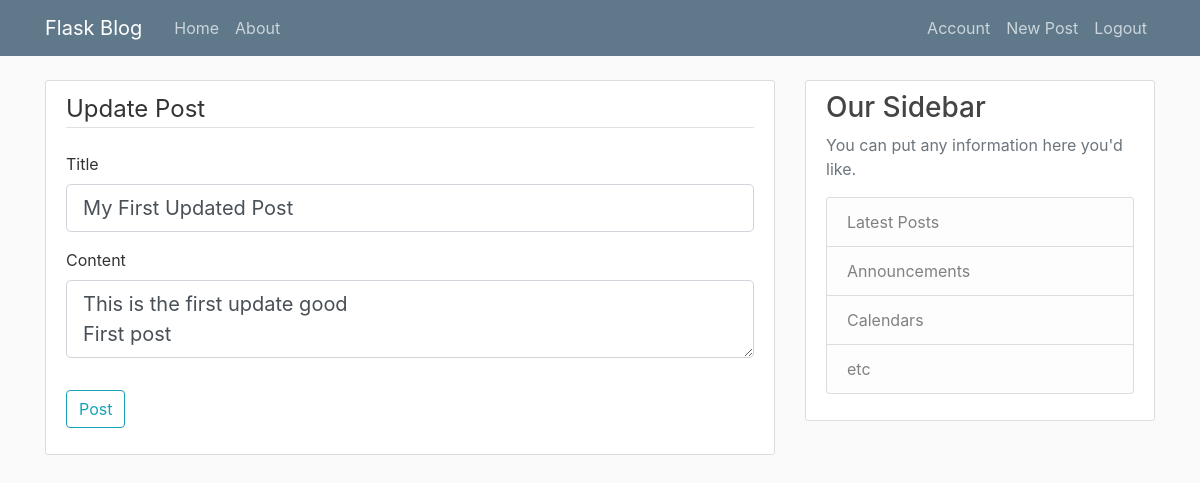
The page /post/1/update (signed in) on the database its author committed.
### Corey_v2_package/flask_app/models.py (models this page shows, shortened)
class Post(db_.Model):
    id = db_.Column(db_.Integer, primary_key=True)
    title = db_.Column(db_.String(100), nullable=False)
    date_posted = db_.Column(db_.DateTime, nullable=False, default=datetime.utcnow)
    content = db_.Column(db_.Text, nullable=False)
    user_id = db_.Column(db_.Integer, db_.ForeignKey('user.id'), nullable=False)

### Corey_v2_package/flask_app/routes.py (the view)
@app_.route("/post/<int:post_id>/update",methods=['GET','POST'])
@login_required
def update_post(post_id):
    post = Post.query.get_or_404(post_id)
    if post.author != current_user:
        abort(403)
    form = PostForm()
    if form.validate_on_submit():
        post.title = form.title.data
        post.content = form.content.data
        db_.session.commit()
        flash('Your post has been updated!', 'success')
        return redirect(url_for('post', post_id=post.id))
    elif request.method == 'GET':
        form.title.data = post.title
        form.content.data = post.content
    return render_template("create_post.html",
                           title='Update Post', form=form,legend='Update Post')

### Corey_v2_package/flask_app/forms.py
class PostForm(FlaskForm):
    title = StringField('Title',validators=[DataRequired()])
    content = TextAreaField('Content', validators=[DataRequired()])
    submit = SubmitField('Post')

### Corey_v2_package/flask_app/models.py (called while the page is built)
@login_manager.user_loader
def load_user(user_id):
    return User.query.get(int(user_id))

### Corey_v2_package/flask_app/templates/create_post.html (shortened to what this page needs)
{% extends "layout.html" %}
{% block content %}
        <div class = "content-section">
        <form method = "POST" action = "">
            <fieldset class = "form-group">
                <legend class = "border-bottom mb-4"> {{ legend }}</legend>
                <div class = "form-group">
                    {{ form.title.label(class="form-control-label")}}
                    {% if form.title.errors %}
                        {{ form.title(class="form-control form-control-lg is-invalid")}}
                    <div class = "invalid-feedback">
                        {% for error in form.title.errors %}
                            <span> {{ error }}</span>
                        {% endfor %}
                    </div>
                    {% else %}
                        {{ form.title(class="form-control form-control-lg")}}
                    {% endif %}
                </div>
                <div class = "form-group">
                    {{ form.content.label(class="form-control-label")}}
                    {% if form.content.errors %}
                        {{ form.content(class="form-control form-control-lg is-invalid")}}
                    <div class = "invalid-feedback">
                        {% for error in form.content.errors %}
                            <span> {{ error }}</span>
                        {% endfor %}
                    </div>
                    {% else %}
                        {{ form.content(class="form-control form-control-lg")}}
                    {% endif %}
                </div>
            </fieldset>
            <div class = "form-group">
            {{ form.submit(class="btn btn-outline-info")}}
            </div>
        </form>
    </div>
{% endblock content %}

### Corey_v2_package/flask_app/static/main.css (style rules this page uses)
body { background: #fafafa; color: #333333; margin-top: 5rem; }
.content-section { background: #ffffff; padding: 10px 20px; border: 1px solid #dddddd; border-radius: 3px; margin-bottom: 20px; }

### rows shown on the page
Post: title "My First Updated Post", content "This is the first update good First post"

### other values the page prints
{{ legend }} "Update Post"
